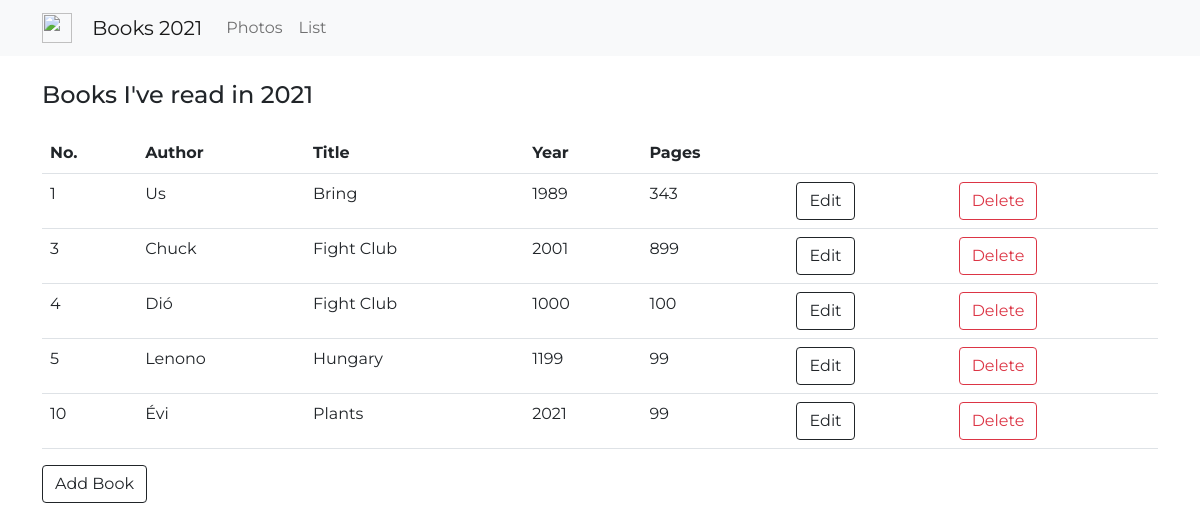
/list, run on an earlier commit of the app's database.
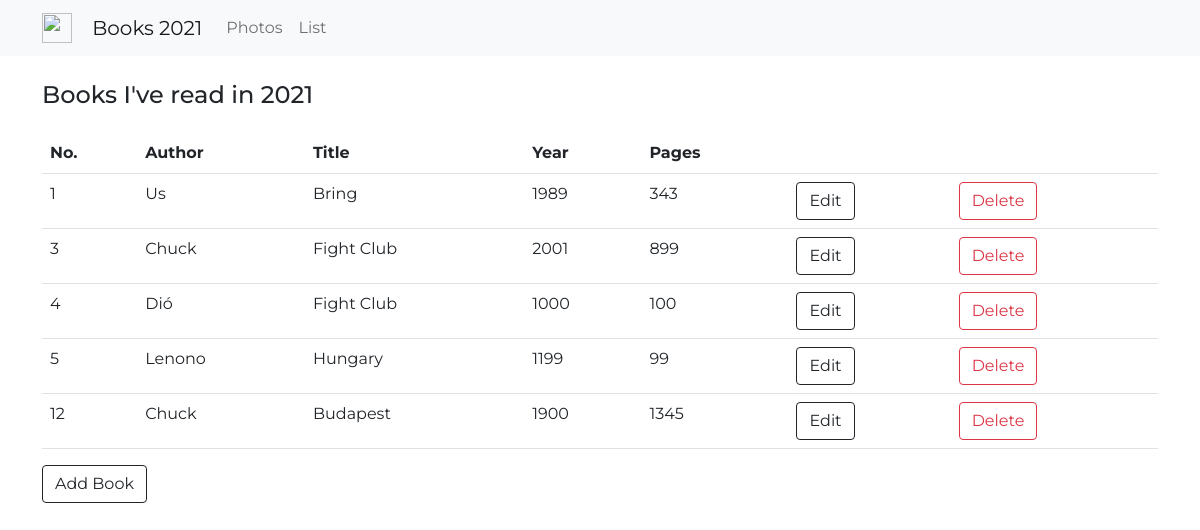
And on a later commit of the database.
### main.py (models this page shows)
class BookTable(db.Model):
    id = db.Column(db.Integer, primary_key=True)
    number = db.Column(db.Integer, unique=True, nullable=False)
    title = db.Column(db.String(250), nullable=False)
    author = db.Column(db.String(250), nullable=False)
    year = db.Column(db.Integer, nullable=False)
    pages = db.Column(db.Integer, nullable=False)

### main.py (the view)
@app.route("/list")
def show_list():
    all_books = BookTable.query.order_by(BookTable.number).all()
    return render_template("list.html", books=all_books)

### templates/list.html
{% extends "base.html" %}
{% block content %}
<h4 class="page_header">Books I've read in 2021</h4>
<table class="table table-hover">
    <tr>
        <th scope="col">No.</th>
        <th scope="col">Author</th>
        <th scope="col">Title</th>
        <th scope="col">Year</th>
        <th scope="col">Pages</th>
        <th scope="col"></th>
        <th scope="col"></th>
    </tr>
    {% for book in books %}
    <tr>
        <td scope="row">{{ book.number }}</td>
        <td scope="row">{{ book.author }}</td>
        <td scope="row">{{ book.title }}</td>
        <td scope="row">{{ book.year }}</td>
        <td scope="row">{{ book.pages }}</td>
        <td scope="row"><a href="#" class="btn btn-outline-dark">Edit</a></td>
        <td scope="row"><a href="{{ url_for('delete', book_id_to_delete=book.id) }}" class="btn btn-outline-danger">Delete</a></td>
    </tr>
    {% endfor %}
</table>
    <a id="add_book_link" class="btn btn-outline-dark" href="{{ url_for('add_book') }}">Add Book</a>
{% endblock %}

What changed in the data, as far as the page shows it:
removed BookTable: number "10", author "Évi", title "Plants", year "2021", pages "99"
added BookTable: number "12", author "Chuck", title "Budapest", year "1900", pages "1345"
